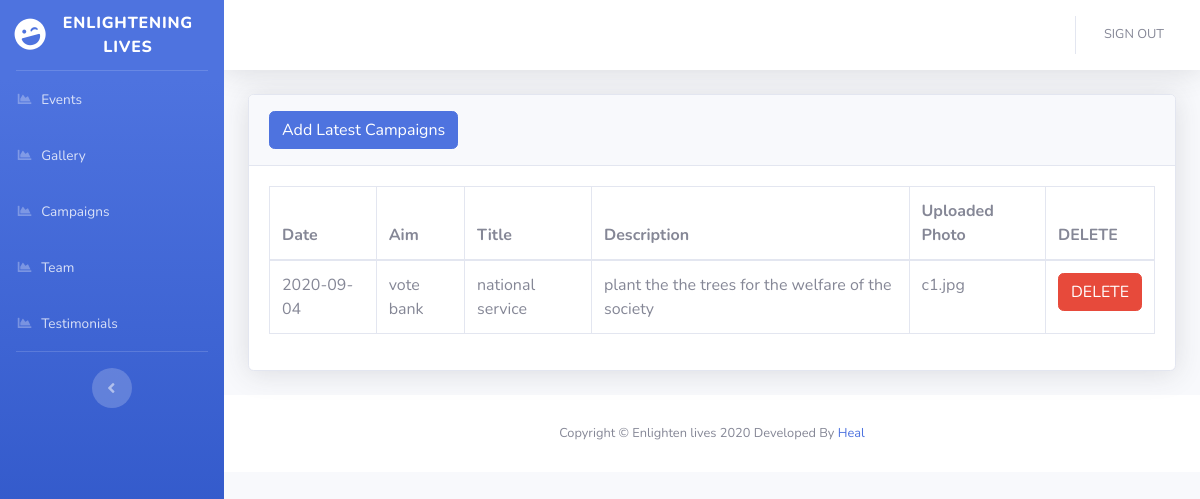
/admin/campaign.php (signed in), run on the app's committed database.
### tables this page shows
CREATE TABLE `campaign` (
  `id` int(20) NOT NULL,
  `aim` varchar(100) NOT NULL,
  `title` varchar(100) NOT NULL,
  `date` date NOT NULL,
  `description` longtext NOT NULL,
  `image` longblob NOT NULL,
  `url` text NOT NULL
);

### admin/campaign.php (the view, shortened to what this page needs)
<?php
include('includes/header.php');
include('includes/navbar.php');
?>
<div class="container-fluid">
<div class="card shadow mb-4">
  <div class="card-header py-3">
  <h6 class="m-0 font-weight-bold text-primary">
            <button type="button" class="btn btn-primary" data-toggle="modal" data-target="#addadminprofile">
              Add Latest Campaigns
            </button>
    </h6>
  </div>
  <div class="card-body">
    <div class="table-responsive">
      <table class="table table-bordered" id="dataTable" width="100%" cellspacing="0">
        <thead>
          <tr>
          <th>Date </th>
            <th>Aim </th>
            <th>Title</th>
            <th>Description </th>
            <th>Uploaded Photo</th>
            <th>DELETE </th>
          </tr>
        </thead>
        <?php
                    include '../admin/db.php';
                    $stmt="select * from campaign order by id desc";
                    $res=mysqli_query($conn,$stmt);
                      while($row=mysqli_fetch_assoc($res))
                      {
                  ?>
        <tbody>
          <tr>
            <td><?php echo $row['date']; ?> </td>
            <td> <?php echo $row['aim']; ?></td>
            <td> <?php echo $row['title']; ?></td>
            <td> <?php echo $row['description']; ?></td>
            <td> <?php echo $row['url']; ?></td>
            <td>
                <form action="delete1.php" method="post">
                <button type="delete" name="deletec" class="btn btn-danger"> DELETE</button>
                </form>
            </td>
          </tr>
        </tbody>
        <?php
                      }
                      ?>
      </table>
    </div>
  </div>
</div>
</div>
<?php
include('includes/footer.php');
?>

### data on the page
campaign: date "2020-09-04", aim "vote bank", title "national service", description "plant the the trees for the welfare of the society", url "c1.jpg"
